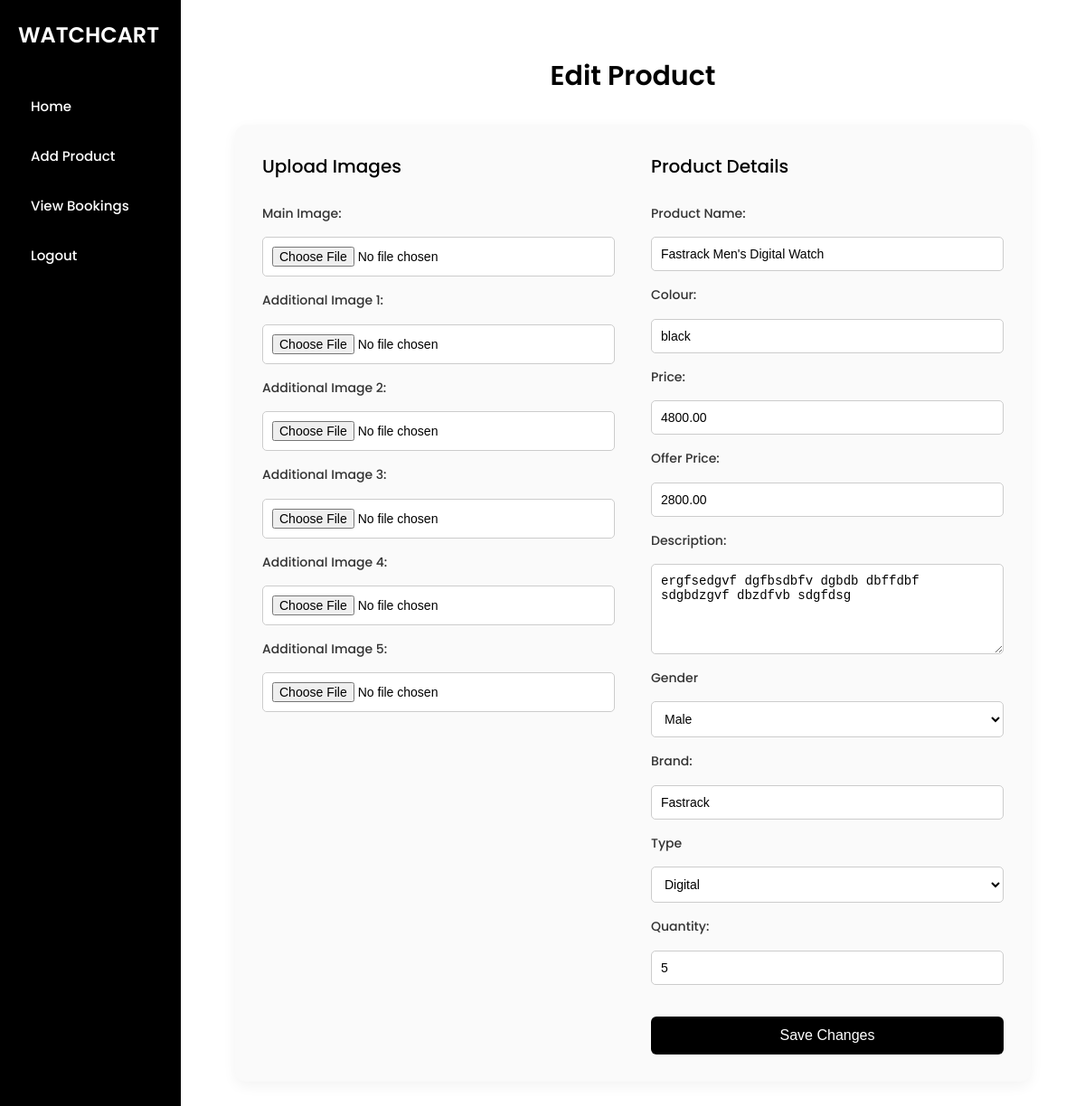
Page /edit/2/ on the committed database.
### eapp/models.py (models this page shows, shortened)
class Product(models.Model):
    GENDER_CHOICES = [
        ('Female', 'Female'),
        ('Male', 'Male'),
        ('Unisex', 'Unisex'),
    ]
    TYPE_CHOICES = [
        ('Analogue', 'Analogue'),
        ('Digital', 'Digital'),
        ('Analogue/Digital', 'Analogue/Digital'),
    ]
    name = models.CharField(max_length=255)
    colour = models.CharField(max_length=100)
    price = models.DecimalField(max_digits=10, decimal_places=2)
    offerprice = models.DecimalField(max_digits=10, decimal_places=2)
    description = models.TextField()
    gender = models.CharField(max_length=10, choices=GENDER_CHOICES, null=True, blank=True)
    type = models.CharField(max_length=20, choices=TYPE_CHOICES, null=True, blank=True)
    brand = models.CharField(max_length=100)
    quantity = models.IntegerField(default=0)
    image = models.ImageField(upload_to='products/')
    image1 = models.ImageField(upload_to='products/', blank=True, null=True)
    image2 = models.ImageField(upload_to='products/', blank=True, null=True)
    image3 = models.ImageField(upload_to='products/', blank=True, null=True)
    image4 = models.ImageField(upload_to='products/', blank=True, null=True)
    image5 = models.ImageField(upload_to='products/', blank=True, null=True)
    rating=models.FloatField(default=0)
    vector_data=models.TextField(null=True)

### eapp/views.py (the view, shortened to what this page needs)
# urls.py: path('edit/<int:id>/', views.edit_g, name='edit_g'),
def edit_g(request, id):
    product = get_object_or_404(Product, pk=id)
    return render(request, 'add.html', {
        'data1': product,
    })

### templates/add.html (shortened to what this page needs)
{% load static %}
<!DOCTYPE html>
<html lang="en">
<head>
    <link rel="stylesheet" href="{% static 'css/add.css' %}">
</head>
<body>
    <div class="sidebar">
        <div class="sidebar-header">
            <div class="navbar-brand">WATCHCART</div>
        </div>
        <div class="nav-links">
            <a href="{% url 'firstpage' %}">Home</a>
            <a href="{% url 'add_product' %}">Add Product</a>
            <a href="{% url 'admin_bookings' %}">View Bookings</a>
            <a href="{% url 'logout' %}">Logout</a>
        </div>
    </div>
    <div class="main-content">
        <div class="container">
            <h2>{% if data1 %}Edit{% else %}Add{% endif %} Product</h2>
            {% if data1 %}
            <form action="{% url 'edit_g' data1.id %}" method="post" enctype="multipart/form-data" class="product-form">
                <div class="form-section image-upload">
                    <h3>Upload Images</h3>
                    <label for="image">Main Image:</label>
                    <input type="file" name="image" id="image">
                    <label for="image1">Additional Image 1:</label>
                    <input type="file" name="image1" id="image1">
                    <label for="image2">Additional Image 2:</label>
                    <input type="file" name="image2" id="image2">
                    <label for="image3">Additional Image 3:</label>
                    <input type="file" name="image3" id="image3">
                    <label for="image4">Additional Image 4:</label>
                    <input type="file" name="image4" id="image4">
                    <label for="image5">Additional Image 5:</label>
                    <input type="file" name="image5" id="image5">
                </div>
                <div class="form-section product-details">
                    <h3>Product Details</h3>
                    <label for="name">Product Name:</label>
                    <input type="text" name="name" value="{{ data1.name }}" required>
                    <label for="colour">Colour:</label>
                    <input type="text" name="colour" value="{{ data1.colour }}" required>
                    <label for="price">Price:</label>
                    <input type="number" name="price" value="{{ data1.price }}" step="0.01" required>
                    <label for="offerprice">Offer Price:</label>
                    <input type="number" name="offerprice" value="{{ data1.offerprice }}" step="0.01" required>
                    <label for="description">Description:</label>
                    <textarea name="description">{{ data1.description }}</textarea>
                    <label for="gender">Gender</label>
                    <select name="gender" id="gender">
                        <option value="Male" {% if data1.gender == 'Male' %} selected {% endif %}>Male</option>
                    </select>
                    <label for="brand">Brand:</label>
                    <input type="text" name="brand" value="{{ data1.brand }}" required>
                    <label for="type">Type</label>
                    <select name="type" id="type">
                        <option value="Digital" {% if data1.type == 'Digital' %} selected {% endif %}>Digital</option>
                    </select>
                    <label for="quantity">Quantity:</label>
                    <input type="number" name="quantity" value="{{ data1.quantity }}" required>
                    <button type="submit" class="submit-btn">Save Changes</button>
                </div>
            </form>
            {% endif %}
        </div>
    </div>
</body>
</html>

### static/css/add.css (style rules this page uses)
* { margin: 0; padding: 0; box-sizing: border-box; }
body { font-family: 'Poppins', sans-serif; background-color: #fff; color: #000; line-height: 1.6; }
.sidebar { width: 200px; background-color: #000; color: #fff; position: fixed; height: 100%; padding: 20px; display: flex; flex-direction: column; gap: 20px; }
.sidebar-header { margin-bottom: 20px; }
.navbar-brand { font-size: 24px; font-weight: 600; color: #fff; text-decoration: none; }
.nav-links { display: flex; flex-direction: column; gap: 15px; }
.nav-links a { font-size: 15px; padding: 8px 12px; font-weight: 500; color: #fff; text-decoration: none; transition: all 0.3s ease; border-left: 2px solid transparent; }
.main-content { margin-left: 200px; padding: 20px; }
.container { padding: 40px; }
h2 { font-size: 30px; font-weight: 600; text-align: center; margin-bottom: 30px; }
.product-form { display: grid; grid-template-columns: 1fr 1fr; gap: 40px; background-color: #fafafa; padding: 30px; border-radius: 12px; box-shadow: 0 5px 15px rgba(0, 0, 0, 0.05); }
.form-section { display: flex; flex-direction: column; gap: 15px; }
.form-section h3 { font-size: 20px; font-weight: 500; margin-bottom: 10px; }
.form-section label { font-size: 14px; font-weight: 500; color: #333; }
.form-section input, .form-section textarea, .form-section select { padding: 10px; font-size: 14px; border: 1px solid #ccc; border-radius: 5px; background-color: #fff; color: #000; outline: none; transition: border-color 0.3s ease; }
.form-section textarea { resize: vertical; min-height: 100px; }
.submit-btn { padding: 12px 26px; background-color: #000; color: #fff; font-size: 16px; font-weight: 500; border: none; border-radius: 6px; cursor: pointer; transition: background-color 0.3s ease; margin-top: 20px; }

### rows in the picture
Product: name "Fastrack Men's Digital Watch", colour "black", price "4800.00", offerprice "2800.00", description "ergfsedgvf dgfbsdbfv dgbdb dbffdbf sdgbdzgvf dbzdfvb sdgfdsg", gender "Male", brand "Fastrack", type "Digital", quantity "5"
